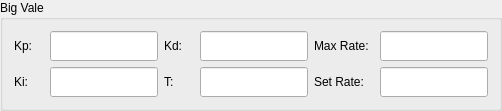
      <widget class="QGroupBox" name="groupBox">
       <property name="title">
        <string>Big Vale</string>
       </property>
       <layout class="QGridLayout" name="gridLayout_6">
        <item row="0" column="0">
         <layout class="QGridLayout" name="gridLayout_3">
          <item row="0" column="0">
           <widget class="QLabel" name="label_53">
            <property name="sizePolicy">
             <sizepolicy hsizetype="Fixed" vsizetype="Fixed">
              <horstretch>0</horstretch>
              <verstretch>0</verstretch>
             </sizepolicy>
            </property>
            <property name="minimumSize">
             <size>
              <width>30</width>
              <height>30</height>
             </size>
            </property>
            <property name="maximumSize">
             <size>
              <width>1000</width>
              <height>30</height>
             </size>
            </property>
            <property name="text">
             <string>Kp:</string>
            </property>
           </widget>
          </item>
          <item row="0" column="1">
           <widget class="QLineEdit" name="lnEditKp_big">
            <property name="sizePolicy">
             <sizepolicy hsizetype="Preferred" vsizetype="Fixed">
              <horstretch>0</horstretch>
              <verstretch>0</verstretch>
             </sizepolicy>
            </property>
            <property name="minimumSize">
             <size>
              <width>50</width>
              <height>30</height>
             </size>
            </property>
            <property name="maximumSize">
             <size>
              <width>16777215</width>
              <height>30</height>
             </size>
            </property>
            <property name="readOnly">
             <bool>false</bool>
            </property>
           </widget>
          </item>
          <item row="0" column="2">
           <widget class="QLabel" name="label_55">
            <property name="sizePolicy">
             <sizepolicy hsizetype="Fixed" vsizetype="Fixed">
              <horstretch>0</horstretch>
              <verstretch>0</verstretch>
             </sizepolicy>
            </property>
            <property name="minimumSize">
             <size>
              <width>30</width>
              <height>30</height>
             </size>
            </property>
            <property name="maximumSize">
             <size>
              <width>1000</width>
              <height>30</height>
             </size>
            </property>
            <property name="text">
             <string>Kd:</string>
            </property>
           </widget>
          </item>
          <item row="0" column="3">
           <widget class="QLineEdit" name="lnEditKd_big">
            <property name="sizePolicy">
             <sizepolicy hsizetype="Preferred" vsizetype="Fixed">
              <horstretch>0</horstretch>
              <verstretch>0</verstretch>
             </sizepolicy>
            </property>
            <property name="minimumSize">
             <size>
              <width>50</width>
              <height>30</height>
             </size>
            </property>
            <property name="maximumSize">
             <size>
              <width>16777215</width>
              <height>30</height>
             </size>
            </property>
            <property name="readOnly">
             <bool>false</bool>
            </property>
           </widget>
          </item>
          <item row="1" column="0">
           <widget class="QLabel" name="label_54">
            <property name="sizePolicy">
             <sizepolicy hsizetype="Fixed" vsizetype="Fixed">
              <horstretch>0</horstretch>
              <verstretch>0</verstretch>
             </sizepolicy>
            </property>
            <property name="minimumSize">
             <size>
              <width>30</width>
              <height>30</height>
             </size>
            </property>
            <property name="maximumSize">
             <size>
              <width>1000</width>
              <height>30</height>
             </size>
            </property>
            <property name="text">
             <string>Ki:</string>
            </property>
           </widget>
          </item>
          <item row="1" column="1">
           <widget class="QLineEdit" name="lnEditKi_big">
            <property name="sizePolicy">
             <sizepolicy hsizetype="Preferred" vsizetype="Fixed">
              <horstretch>0</horstretch>
              <verstretch>0</verstretch>
             </sizepolicy>
            </property>
            <property name="minimumSize">
             <size>
              <width>50</width>
              <height>30</height>
             </size>
            </property>
            <property name="maximumSize">
             <size>
              <width>16777215</width>
              <height>30</height>
             </size>
            </property>
            <property name="readOnly">
             <bool>false</bool>
            </property>
           </widget>
          </item>
          <item row="1" column="2">
           <widget class="QLabel" name="label_56">
            <property name="sizePolicy">
             <sizepolicy hsizetype="Fixed" vsizetype="Fixed">
              <horstretch>0</horstretch>
              <verstretch>0</verstretch>
             </sizepolicy>
            </property>
            <property name="minimumSize">
             <size>
              <width>30</width>
              <height>30</height>
             </size>
            </property>
            <property name="maximumSize">
             <size>
              <width>1000</width>
              <height>30</height>
             </size>
            </property>
            <property name="text">
             <string>T:</string>
            </property>
           </widget>
          </item>
          <item row="1" column="3">
           <widget class="QLineEdit" name="lnEditCycleTime_big">
            <property name="sizePolicy">
             <sizepolicy hsizetype="Preferred" vsizetype="Fixed">
              <horstretch>0</horstretch>
              <verstretch>0</verstretch>
             </sizepolicy>
            </property>
            <property name="minimumSize">
             <size>
              <width>50</width>
              <height>30</height>
             </size>
            </property>
            <property name="maximumSize">
             <size>
              <width>16777215</width>
              <height>30</height>
             </size>
            </property>
            <property name="readOnly">
             <bool>false</bool>
            </property>
           </widget>
          </item>
         </layout>
        </item>
        <item row="0" column="1">
         <layout class="QGridLayout" name="gridLayout_2">
          <item row="0" column="0">
           <widget class="QLabel" name="label_52">
            <property name="sizePolicy">
             <sizepolicy hsizetype="Fixed" vsizetype="Fixed">
              <horstretch>0</horstretch>
              <verstretch>0</verstretch>
             </sizepolicy>
            </property>
            <property name="minimumSize">
             <size>
              <width>60</width>
              <height>30</height>
             </size>
            </property>
            <property name="maximumSize">
             <size>
              <width>1000</width>
              <height>30</height>
             </size>
            </property>
            <property name="text">
             <string>Max Rate:</string>
            </property>
           </widget>
          </item>
          <item row="0" column="1">
           <widget class="QLineEdit" name="lnEditMaxRate_big">
            <property name="sizePolicy">
             <sizepolicy hsizetype="Preferred" vsizetype="Fixed">
              <horstretch>0</horstretch>
              <verstretch>0</verstretch>
             </sizepolicy>
            </property>
            <property name="minimumSize">
             <size>
              <width>0</width>
              <height>30</height>
             </size>
            </property>
            <property name="maximumSize">
             <size>
              <width>16777215</width>
              <height>30</height>
             </size>
            </property>
            <property name="readOnly">
             <bool>false</bool>
            </property>
           </widget>
          </item>
          <item row="1" column="0">
           <widget class="QLabel" name="label_51">
            <property name="sizePolicy">
             <sizepolicy hsizetype="Fixed" vsizetype="Fixed">
              <horstretch>0</horstretch>
              <verstretch>0</verstretch>
             </sizepolicy>
            </property>
            <property name="minimumSize">
             <size>
              <width>60</width>
              <height>30</height>
             </size>
            </property>
            <property name="maximumSize">
             <size>
              <width>1000</width>
              <height>30</height>
             </size>
            </property>
            <property name="text">
             <string>Set Rate:</string>
            </property>
           </widget>
          </item>
          <item row="1" column="1">
           <widget class="QLineEdit" name="lnEditTargetRate_big">
            <property name="sizePolicy">
             <sizepolicy hsizetype="Preferred" vsizetype="Fixed">
              <horstretch>0</horstretch>
              <verstretch>0</verstretch>
             </sizepolicy>
            </property>
            <property name="minimumSize">
             <size>
              <width>0</width>
              <height>30</height>
             </size>
            </property>
            <property name="maximumSize">
             <size>
              <width>16777215</width>
              <height>30</height>
             </size>
            </property>
            <property name="readOnly">
             <bool>false</bool>
            </property>
           </widget>
          </item>
         </layout>
        </item>
       </layout>
       <zorder></zorder>
      </widget>
